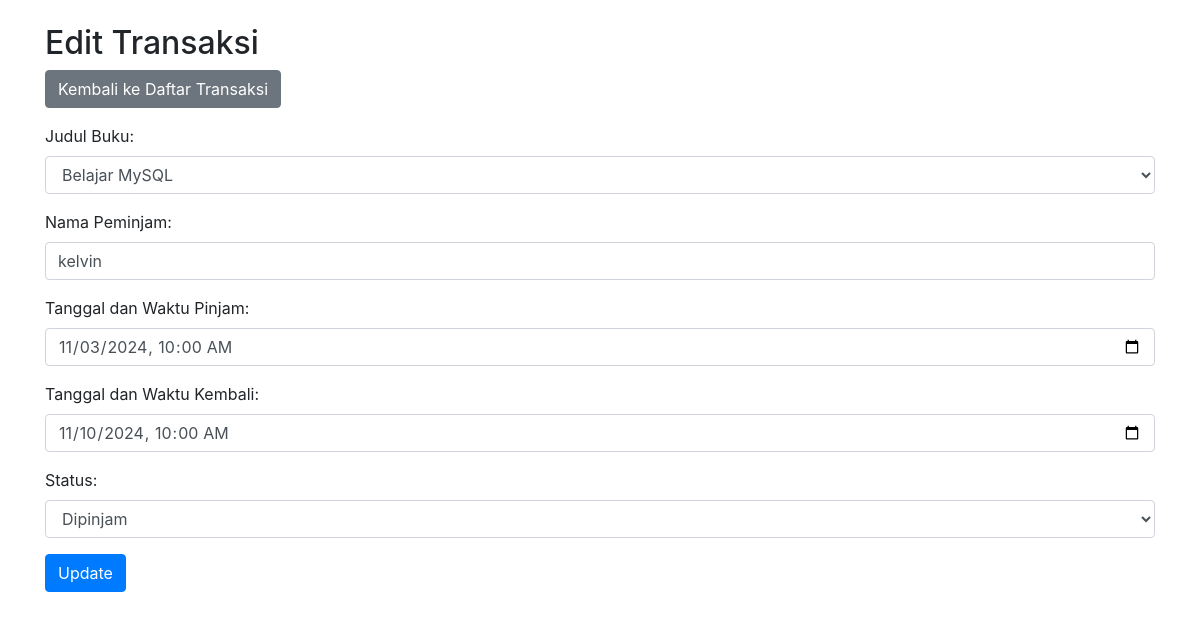
The page /edit_transaksi.php?id_transaksi=5 on the database its author committed.
### tables this page shows
CREATE TABLE `transaksi` (
  `id_transaksi` int(11) NOT NULL,
  `username` varchar(50) NOT NULL,
  `nama_anggota` varchar(50) NOT NULL,
  `judul_buku` varchar(50) NOT NULL,
  `tgl_pinjam` datetime NOT NULL,
  `tgl_kembali` datetime NOT NULL,
  `status` varchar(20) NOT NULL
);

### edit_transaksi.php (the view, shortened to what this page needs)
<!DOCTYPE html>
<html lang="en">
<head>
    <link rel="stylesheet" href="https://stackpath.bootstrapcdn.com/bootstrap/4.5.2/css/bootstrap.min.css">
</head>
<body>
<div class="container">
    <h2 class="mt-4">Edit Transaksi</h2>
    <a href="transaksi.php" class="btn btn-secondary mb-3">Kembali ke Daftar Transaksi</a>
    <?php
    include 'koneksi.php';
    if (isset($_GET['id_transaksi'])) {
        $id_transaksi = $_GET['id_transaksi'];
        $sql = "SELECT * FROM transaksi WHERE id_transaksi = $id_transaksi";
        $result = $conn->query($sql);
        if ($result->num_rows > 0) {
            $row = $result->fetch_assoc();
            $judul_buku = $row['judul_buku'];
            $nama_anggota = $row['nama_anggota'];
            $tgl_pinjam = $row['tgl_pinjam'];
            $tgl_kembali = $row['tgl_kembali'];
            $status = $row['status'];
        } else {
            echo "<div class='alert alert-danger'>Transaksi tidak ditemukan.</div>";
            exit();
        }
    } else {
        echo "<div class='alert alert-danger'>ID Transaksi tidak ditemukan.</div>";
        exit();
    }
    ?>
    <form action="" method="post">
        <div class="form-group">
            <label for="judul_buku">Judul Buku:</label>
            <select class="form-control" id="judul_buku" name="judul_buku" required>
                <?php
                include 'koneksi.php';
                $queryBuku = "SELECT judul_buku FROM buku";
                $resultBuku = $conn->query($queryBuku);
                while ($rowBuku = $resultBuku->fetch_assoc()) {
                    $selected = ($rowBuku['judul_buku'] == $judul_buku) ? "selected" : "";
                    echo "<option value='" . $rowBuku['judul_buku'] . "' $selected>" . $rowBuku['judul_buku'] . "</option>";
                }
                ?>
            </select>
        </div>
        <div class="form-group">
            <label for="nama_anggota">Nama Peminjam:</label>
            <input type="text" class="form-control" id="nama_anggota" name="nama_anggota" value="<?php echo $nama_anggota; ?>" required>
        </div>
        <div class="form-group">
            <label for="tgl_pinjam">Tanggal dan Waktu Pinjam:</label>
            <input type="datetime-local" class="form-control" id="tgl_pinjam" name="tgl_pinjam" value="<?php echo date('Y-m-d\TH:i', strtotime($tgl_pinjam)); ?>" required>
        </div>
        <div class="form-group">
            <label for="tgl_kembali">Tanggal dan Waktu Kembali:</label>
            <input type="datetime-local" class="form-control" id="tgl_kembali" name="tgl_kembali" value="<?php echo date('Y-m-d\TH:i', strtotime($tgl_kembali)); ?>" required>
        </div>
        <div class="form-group">
            <label for="status">Status:</label>
            <select class="form-control" id="status" name="status" required>
                <option value="Dipinjam" <?php if ($status == "Dipinjam") echo "selected"; ?>>Dipinjam</option>
            </select>
        </div>
        <button type="submit" class="btn btn-primary">Update</button>
    </form>
</div>
</body>
</html>

### rows shown on the page
transaksi: nama_anggota "kelvin", tgl_pinjam "11/03/2024 10:00", tgl_kembali "11/10/2024 10:00", status "Dipinjam"

### other values the page prints
form field judul_buku "Belajar MySQL"
